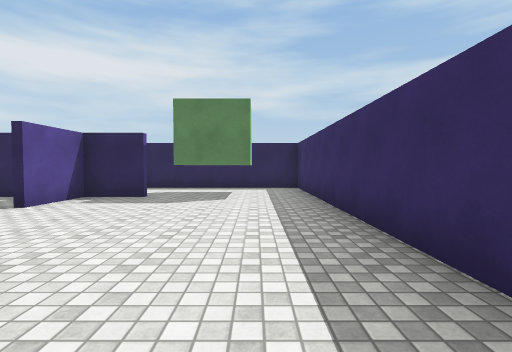
[1] (above)

24 first-person views from a walk through a 3-D level made in the Unity game engine. The camera is 1.3 m above the floor, tilts 2° down and sees 85° across. The floor is counted in squares, 1.8 m on a side. Each view is taken from the middle of a square. On the plan, view 1 faces up. The plan holds only what a view shows up to about 10 squares ahead; the rest is blank. The place goes on beyond the plan. The player is left out. Some animated figures are not drawn. Surface patterns are stand-ins for the level's own textures.

[2]
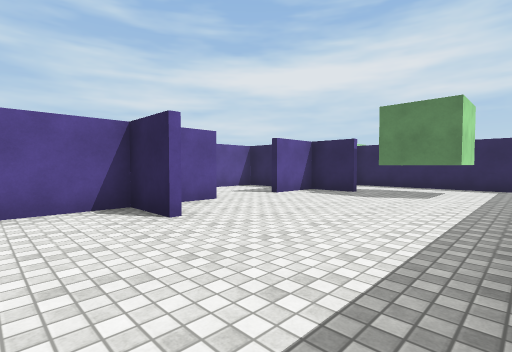

[3]
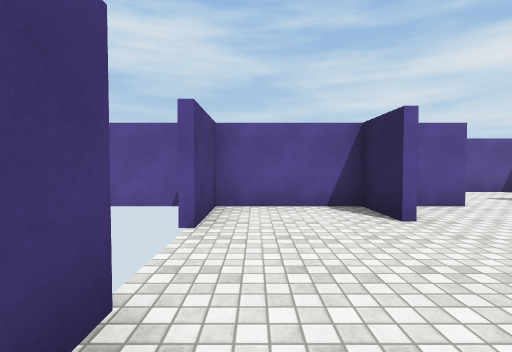

[4]
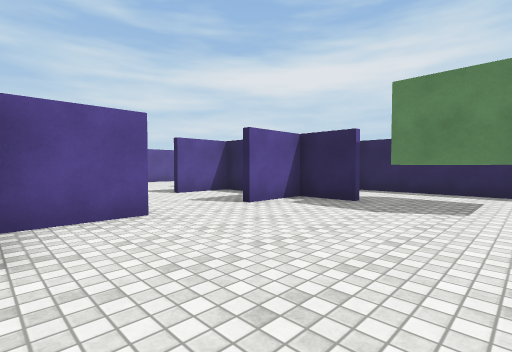

[5]
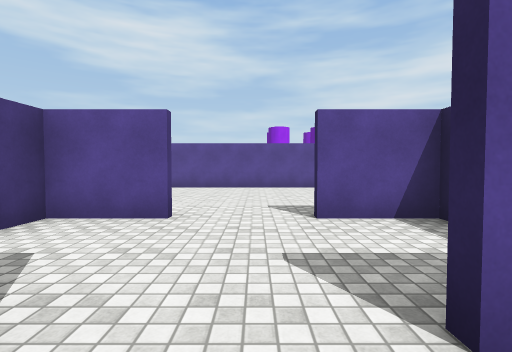

[6]
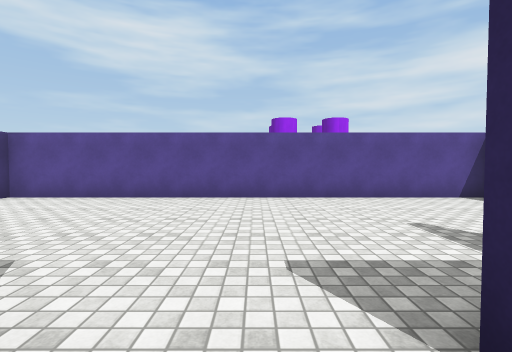

[7]
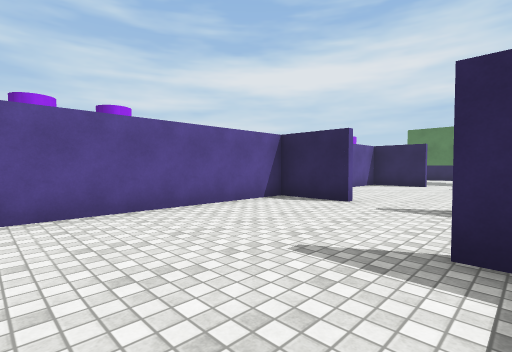

[8]
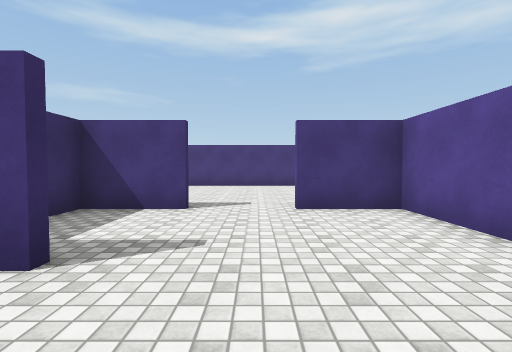

[9]
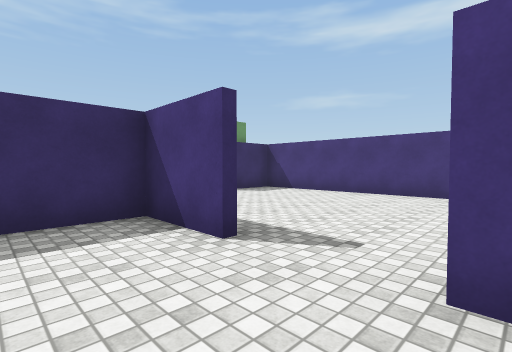

[10]
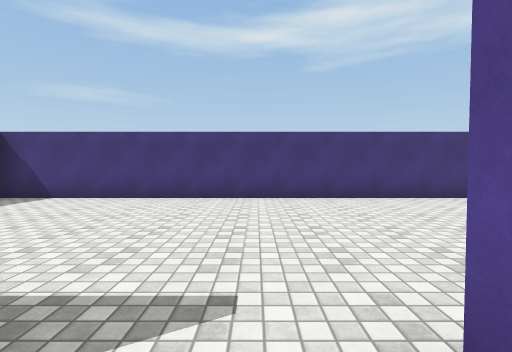

[11]
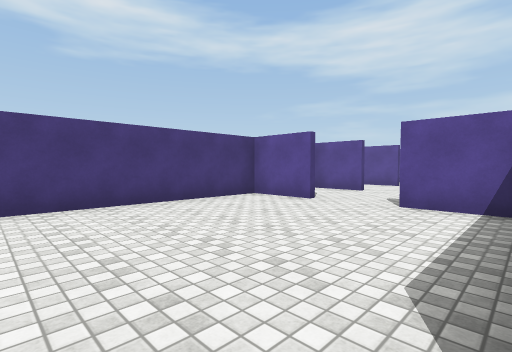

[12]
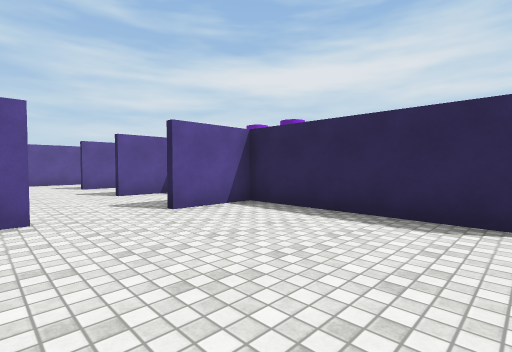

[13]
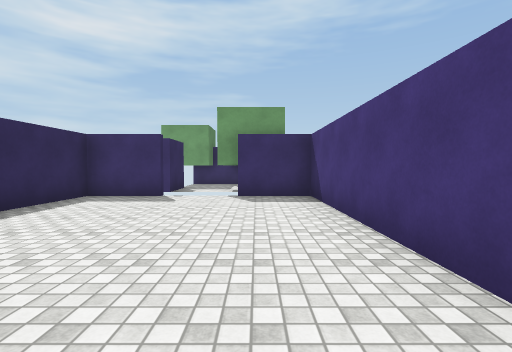

[14]
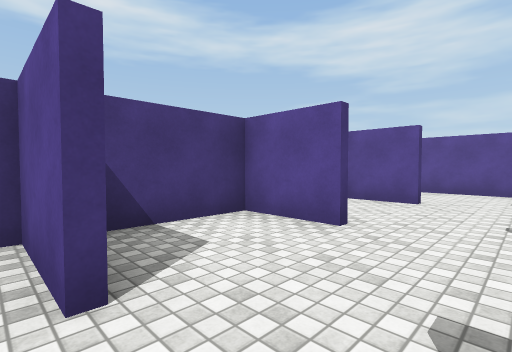

[15]
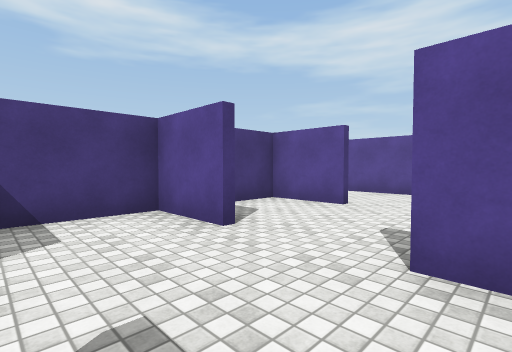

[16]
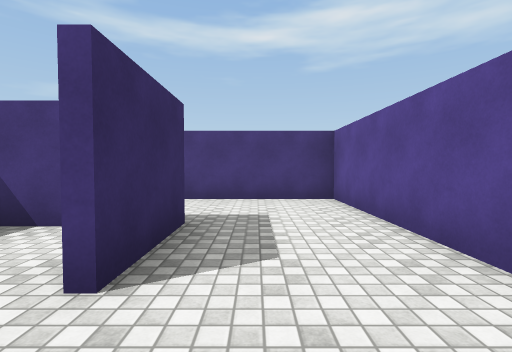

[17]
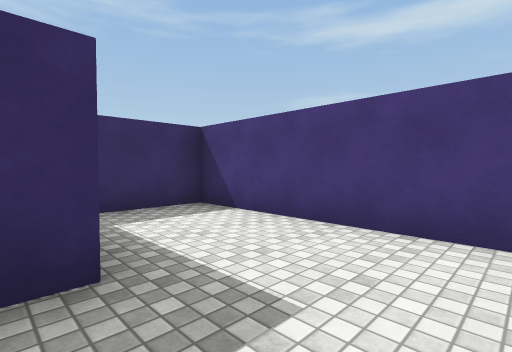

[18]
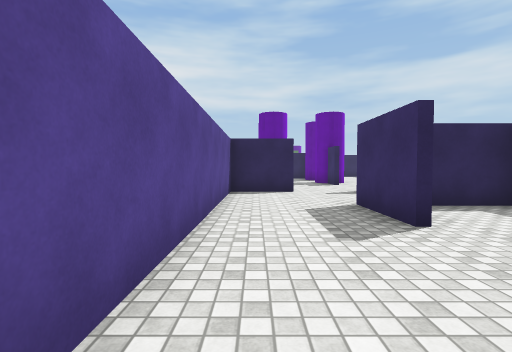

[19]
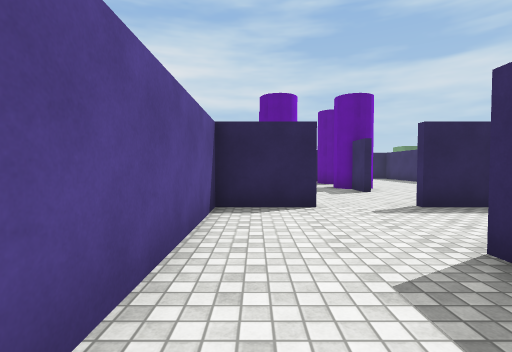

[20]
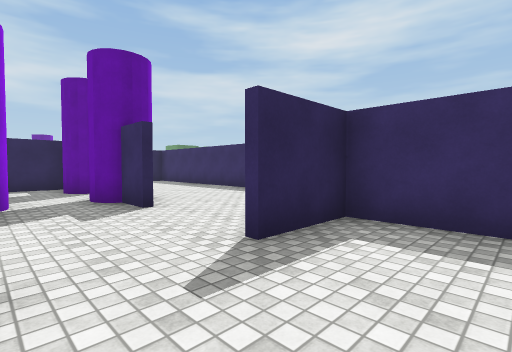

[21]
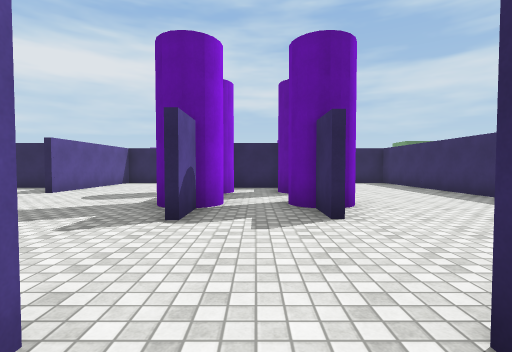

[22]
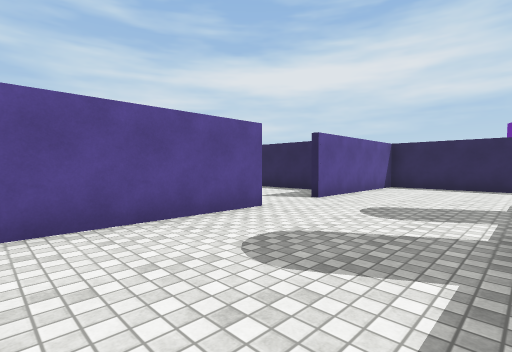

[23]
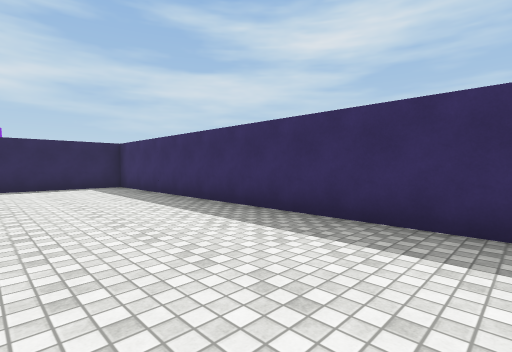

[24]
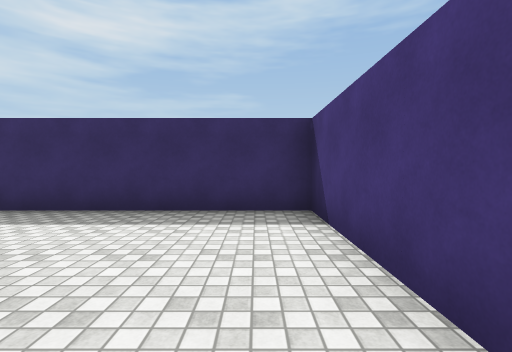

### Floor plan
Ten units are one square. View 1 is at (0, 0); x grows to the right and y downward. Boxes are objects, and circles mark ways between rooms. Rooms are numbered by the first view taken in them; rooms with no view inside come last. Other rooms are left out.
<svg viewBox="-275 -127 294 234">
<path fill="none" stroke="#000" d="M-25 -9 -40 -9 -40 19M14 -15 14 -93M-40 -29 -40 -11M-25 -65 -40 -65 -40 -48M-4 17 2 17M-1 -81 -1 -65 -19 -65M-42 17 -22 17M-68 -29 -68 -11 -61 -11M-56 -65 -68 -65 -68 -48M-80 -65 -85 -65M-106 -93 -125 -93 -125 17 -106 17M-89 17 -70 17 -70 1M-111 19 -153 19 -153 38M-153 55 -153 73 -42 73 -42 55M-42 38 -42 19 -66 19M-38 56 -38 50M-181 56 -181 73 -160 73M-181 22 -181 36M-211 76 -211 55M-237 35 -237 102 -183 102 -183 82M-219 -9 -237 -9 -237 35M-183 9 -183 -9 -201 -9M-211 38 -211 16M-265 -58 -265 -21M-234 -122 -265 -122 -265 -75M-191 -11 -155 -11 -155 -122 -186 -122M-201 -38 -201 -49M-219 -48 -219 -36M-209 55 -209 73 -189 73M-209 26 -209 38M-182 19 -199 19M14 -93 4 -93"/>
<circle cx="-40" cy="-35" r="3" fill="#2a7"/>
<circle cx="10" cy="-75" r="3" fill="#2a7"/>
<circle cx="-70" cy="-35" r="3" fill="#2a7"/>
<circle cx="-95" cy="20" r="3" fill="#2a7"/>
<circle cx="-150" cy="45" r="3" fill="#2a7"/>
<circle cx="-180" cy="45" r="3" fill="#2a7"/>
<circle cx="-225" cy="25" r="3" fill="#2a7"/>
<circle cx="-210" cy="45" r="3" fill="#2a7"/>
<circle cx="-210" cy="-10" r="3" fill="#2a7"/>
<circle cx="-220" cy="-25" r="3" fill="#2a7"/>
<circle cx="-200" cy="-25" r="3" fill="#2a7"/>
<text x="-10" y="-30">1</text>
<text x="-50" y="-40">2</text>
<text x="-100" y="-40">3</text>
<text x="-100" y="50">4</text>
<text x="-160" y="50">5</text>
<text x="-220" y="70">6</text>
<text x="-210" y="10">7</text>
<text x="-240" y="-60">8</text>
<text x="-170" y="-60">9</text>
<text x="-210" y="-30">10</text>
<text x="-190" y="50">11</text>
<text x="10" y="-90">12</text>
</svg>
Room 1 opens to room 2. Room 1 opens to room 12. Room 2 opens to room 3. Room 3 opens to room 4. Room 4 opens to room 5. Room 5 opens to room 11. Room 6 opens to room 7. Room 6 opens to room 11. Room 7 opens to room 10. Room 8 opens to room 10. Room 9 opens to room 10.

Where each view was taken, in squares from view 1:
view 1: 0 up, 0 right, facing up
view 2: 1 down, 1 right, facing up-left
view 3: 1 down, 1 right, facing left
view 4: 1 up, 0 right, facing up-left
view 5: 4 up, 3 left, facing left
view 6: 4 up, 6 left, facing left
view 7: 4 up, 8 left, facing up-left
view 8: 3 up, 10 left, facing down
view 9: 0 up, 11 left, facing down-right
view 10: 1 down, 10 left, facing down
view 11: 2 down, 10 left, facing down-left
view 12: 6 down, 11 left, facing up-left
view 13: 6 down, 11 left, facing right
view 14: 4 down, 15 left, facing down-left
view 15: 3 down, 16 left, facing down-left
view 16: 4 down, 22 left, facing down
view 17: 7 down, 23 left, facing down-right
view 18: 7 down, 23 left, facing up
view 19: 4 down, 23 left, facing up
view 20: 1 down, 22 left, facing up-right
view 21: 0 up, 21 left, facing up
view 22: 2 up, 23 left, facing up-left
view 23: 2 up, 19 left, facing up-right
view 24: 2 up, 20 left, facing right
